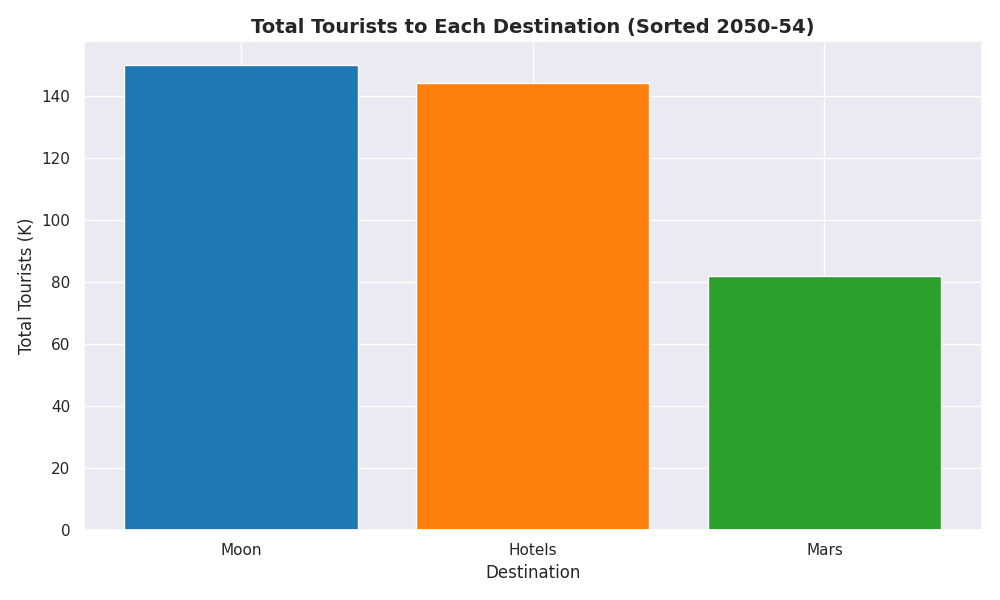

Generate this figure with Python:
import numpy as np
import matplotlib.pyplot as plt

destinations = ['Moon', 'Mars', 'Hotels']
tourists_data = np.array([
    [20, 25, 30, 35, 40],  # Moon
    [5, 10, 15, 22, 30],   # Mars
    [15, 20, 28, 36, 45],  # Hotels
])

# Calculate total tourists for each destination
total_tourists = tourists_data.sum(axis=1)

# Sort the data by total number of tourists in descending order
sorted_indices = np.argsort(total_tourists)[::-1]
sorted_destinations = np.array(destinations)[sorted_indices]
sorted_totals = total_tourists[sorted_indices]

# Plotting sorted bar chart
fig, ax = plt.subplots(figsize=(10, 6))
ax.bar(sorted_destinations, sorted_totals, color=['#1f77b4', '#ff7f0e', '#2ca02c'])

ax.set_xlabel('Destination', fontsize=12)
ax.set_ylabel('Total Tourists (K)', fontsize=12)
ax.set_title('Total Tourists to Each Destination (Sorted 2050-54)', fontsize=14, weight='bold')

plt.tight_layout()
plt.show()
